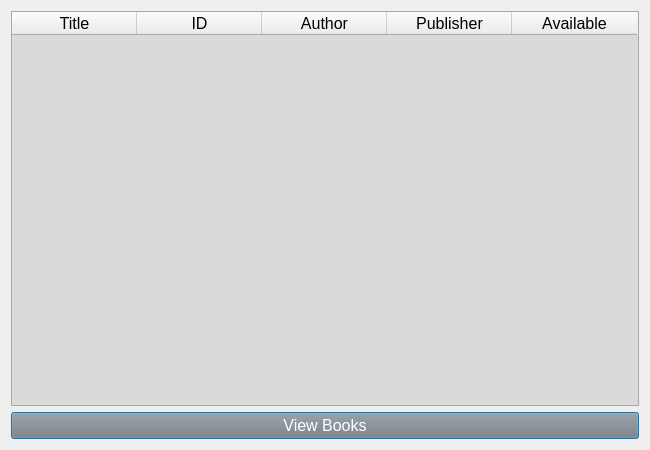
<?xml version="1.0" encoding="UTF-8"?>
<ui version="4.0">
 <class>Dialog</class>
 <widget class="QDialog" name="Dialog">
  <property name="geometry">
   <rect>
    <x>0</x>
    <y>0</y>
    <width>650</width>
    <height>450</height>
   </rect>
  </property>
  <property name="windowTitle">
   <string>View Books</string>
  </property>
  <layout class="QVBoxLayout" name="verticalLayout">
   <item>
    <widget class="QTableWidget" name="tableWidget">
     <property name="font">
      <font>
       <pointsize>12</pointsize>
      </font>
     </property>
     <property name="styleSheet">
      <string notr="true">QTableWidget{

background-color:rgb(218,218,218);

}</string>
     </property>
     <attribute name="horizontalHeaderDefaultSectionSize">
      <number>125</number>
     </attribute>
     <column>
      <property name="text">
       <string>Title</string>
      </property>
     </column>
     <column>
      <property name="text">
       <string>ID</string>
      </property>
     </column>
     <column>
      <property name="text">
       <string>Author</string>
      </property>
     </column>
     <column>
      <property name="text">
       <string>Publisher</string>
      </property>
     </column>
     <column>
      <property name="text">
       <string>Available</string>
      </property>
     </column>
    </widget>
   </item>
   <item>
    <widget class="QPushButton" name="pushButton">
     <property name="font">
      <font>
       <pointsize>12</pointsize>
      </font>
     </property>
     <property name="styleSheet">
      <string notr="true">QPushButton{

background-color:gray;
color:white;

}</string>
     </property>
     <property name="text">
      <string>View Books</string>
     </property>
    </widget>
   </item>
  </layout>
 </widget>
 <resources/>
 <connections/>
</ui>
